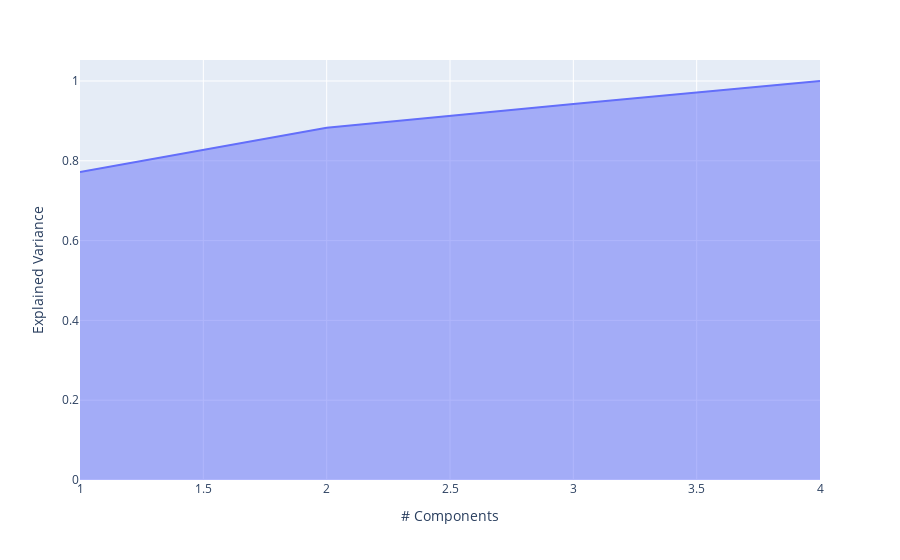

Notebook source saved alongside this figure:
### Code cell
pca = PCA()
pca.fit(df_enem[colunas_red])
exp_var_cumul = np.cumsum(pca.explained_variance_ratio_)

px.area(
    x=range(1, exp_var_cumul.shape[0] + 1),
    y=exp_var_cumul,
    labels={"x": "# Components", "y": "Explained Variance"},
)

### Figure 1 — Plotly figure (JSON) as saved in the notebook; plotly's stock layout.template omitted (floating-point values rounded to 4 significant figures)
{"data": [{"fillpattern": {"shape": ""}, "hovertemplate": "# Components=%{x}<br>Explained Variance=%{y}<extra></extra>", "legendgroup": "", "line": {"color": "#636efa"}, "marker": {"symbol": "circle"}, "mode": "lines", "name": "", "orientation": "v", "showlegend": false, "stackgroup": "1", "type": "scatter", "x": [1, 2, 3, 4], "xaxis": "x", "y": [0.7718, 0.8826, 0.9427, 1.0], "yaxis": "y"}], "layout": {"legend": {"tracegroupgap": 0}, "margin": {"t": 60}, "xaxis": {"anchor": "y", "domain": [0, 1], "title": {"text": "# Components"}}, "yaxis": {"anchor": "x", "domain": [0, 1], "title": {"text": "Explained Variance"}}}}
